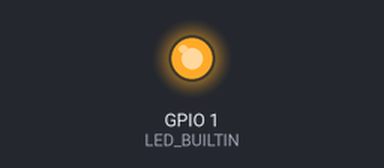
Simulated run of this sketch. Board: ESP32. On the bench: output pins drawn as LEDs (lit = HIGH). What the sketch prints to the serial monitor is not drawn.

Above: at 0.1 s.
Timing chart, 0 to 1.6 s (numbered marks = the images above):
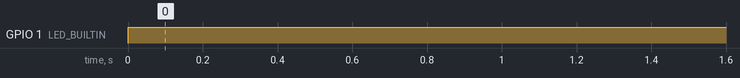

Measured:
- by itself, GPIO 1 (LED_BUILTIN): LOW → HIGH at 0.00 s

The sketch:

Blink.ino
```cpp
#define LED_BUILTIN 1  // for ESP32

void setup() {

  pinMode(LED_BUILTIN, OUTPUT);
  Serial.begin(115200L);
}

void loop() {

  Serial.println("Blink");
  digitalWrite(LED_BUILTIN, HIGH);   // LOW = ON on the ESP-01
  delay(1000);
  digitalWrite(LED_BUILTIN, HIGH);
  delay(1000);
}
```
